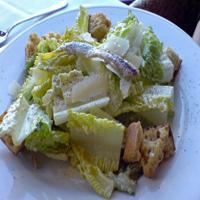
#> input picture frontend/samples/caesar_salad.jpg, 200 x 200 px
$ python -i features.py   (imports and definitions only)
#> lines starting #> are read from the running program, lines starting #| are printed output that depends on the picture
"""Classical ML feature extraction for MealLens.

Extracts a ~230-dimensional feature vector from a single RGB PIL image:
  - RGB histogram: 32 bins/channel → 96 features
  - HSV histogram: 32 bins/channel → 96 features
  - LBP texture histogram: 26 features
  - Per-channel mean + std (RGB + HSV): 12 features
  Total: 230 features
"""

from __future__ import annotations

import numpy as np
from PIL import Image
from skimage.feature import local_binary_pattern

# LBP parameters
LBP_RADIUS = 3
LBP_N_POINTS = 8 * LBP_RADIUS  # 24
LBP_N_BINS = LBP_N_POINTS + 2   # uniform + 1 non-uniform bin = 26

HIST_BINS = 32


def _rgb_to_hsv_array(rgb: np.ndarray) -> np.ndarray:
    """Convert HxWx3 uint8 RGB array to HxWx3 float32 HSV in [0,1]."""
    img = Image.fromarray(rgb).convert("HSV")
    return np.array(img, dtype=np.float32) / 255.0


def extract_color_histograms(rgb: np.ndarray) -> np.ndarray:
    """Compute normalised RGB and HSV histograms.

    Args:
        rgb: HxWx3 uint8 array.

    Returns:
        Float32 array of length 192 (96 RGB + 96 HSV).
    """
    rgb_f = rgb.astype(np.float32) / 255.0
    hsv = _rgb_to_hsv_array(rgb)

    feats = []
    for img in (rgb_f, hsv):
        for c in range(3):
            hist, _ = np.histogram(img[:, :, c], bins=HIST_BINS, range=(0.0, 1.0))
            hist = hist.astype(np.float32)
            total = hist.sum()
            if total > 0:
                hist /= total
            feats.append(hist)

    return np.concatenate(feats)  # (192,)


def extract_lbp(rgb: np.ndarray) -> np.ndarray:
    """Compute normalised uniform LBP histogram on grayscale image.

    Args:
        rgb: HxWx3 uint8 array.

    Returns:
        Float32 array of length LBP_N_BINS (26).
    """
    gray = np.array(Image.fromarray(rgb).convert("L"), dtype=np.float32) / 255.0
    lbp = local_binary_pattern(gray, LBP_N_POINTS, LBP_RADIUS, method="uniform")
    hist, _ = np.histogram(lbp, bins=LBP_N_BINS, range=(0, LBP_N_BINS))
    hist = hist.astype(np.float32)
    total = hist.sum()
    if total > 0:
        hist /= total
    return hist  # (26,)


def extract_channel_stats(rgb: np.ndarray) -> np.ndarray:
    """Compute per-channel mean and std for RGB and HSV.

    Args:
        rgb: HxWx3 uint8 array.

    Returns:
        Float32 array of length 12 (mean+std for 3 RGB + 3 HSV channels).
    """
    rgb_f = rgb.astype(np.float32) / 255.0
    hsv = _rgb_to_hsv_array(rgb)

    feats = []
    for img in (rgb_f, hsv):
        for c in range(3):
            ch = img[:, :, c]
            feats.extend([ch.mean(), ch.std()])

    return np.array(feats, dtype=np.float32)  # (12,)


def extract_features(image: Image.Image) -> np.ndarray:
    """Extract the full ~230-dim feature vector from a PIL image.

    Resizes to 224x224 before extraction to ensure consistent feature size.

    Args:
        image: PIL RGB image (any size).

    Returns:
        Float32 array of length 230.
    """
    img = image.convert("RGB").resize((224, 224), Image.BILINEAR)
    rgb = np.array(img, dtype=np.uint8)

    color_hist = extract_color_histograms(rgb)  # (192,)
    lbp = extract_lbp(rgb)                       # (26,)
    stats = extract_channel_stats(rgb)           # (12,)

    return np.concatenate([color_hist, lbp, stats])  # (230,)

>>> from PIL import Image
>>> picture = Image.open('../frontend/samples/caesar_salad.jpg')
#> picture is the input picture: PIL image 200x200 RGB; mean R, G, B 125.2, 133.6, 131.2
>>> result = extract_features(picture)
#> in extract_features, `img = image.convert("RGB").resize((224, 224), Image.BILINEAR)`:
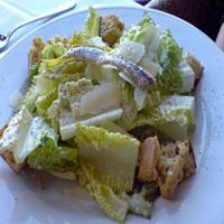
#> img: PIL image 224x224 RGB; mean R, G, B 125.2, 133.6, 131.2
#> in _rgb_to_hsv_array, `img = Image.fromarray(rgb).convert("HSV")`: img: PIL image 224x224 HSV; mean H, S, V 99.6, 84.2, 151.3
#> in _rgb_to_hsv_array, `return np.array(img, dtype=np.float32) / 255.0`:
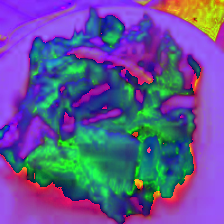
#> returned value: shape (224, 224, 3) float32; mean of channels 0, 1, 2 0.391, 0.33, 0.593; drawn as R, G, B
#> the loop in extract_color_histograms, `for img in (rgb_f, hsv):` made 2 passes
#> after the loop in extract_color_histograms, `for img in (rgb_f, hsv):`: feats = 6 items
#> in extract_features, `color_hist = extract_color_histograms(rgb)`: color_hist = 192 values, max 0.206 at index 115, min 0.00012 at index 160, mean 0.0312
#> in extract_lbp, `gray = np.array(Image.fromarray(rgb).convert("L"), dtype=np.float32) /..`:
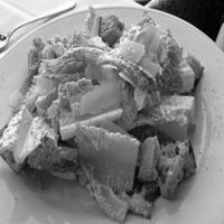
#> gray: shape (224, 224) float32; min 0.00392, max 0.996, mean 0.513
#> in extract_lbp, `lbp = local_binary_pattern(gray, LBP_N_POINTS, LBP_RADIUS, method="uni..`:
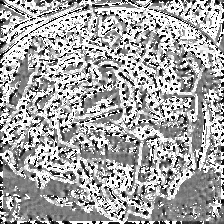
#> lbp: shape (224, 224) float64; min 0, max 25, mean 16.3; drawn with min black and max white
#> in extract_lbp, `hist, _ = np.histogram(lbp, bins=LBP_N_BINS, range=(0, LBP_N_BINS))`: hist = 26 values, max 16253 at index 25, min 703 at index 5, mean 1929.8
#> in extract_lbp, `total = hist.sum()`: total = 50176
#> in extract_lbp, `hist /= total`: hist = 26 values, max 0.324 at index 25, min 0.014 at index 5, mean 0.0385
#> in extract_features, `lbp = extract_lbp(rgb)`: lbp has the same summary as hist in extract_lbp
#> the loop in extract_channel_stats, `for img in (rgb_f, hsv):` made 2 passes
#> after the loop in extract_channel_stats, `for img in (rgb_f, hsv):`:
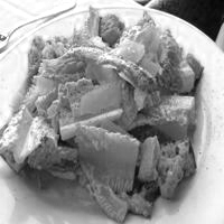
#> ch: shape (224, 224) float32; min 0.0157, max 1, mean 0.593
#> after the loop in extract_channel_stats, `for img in (rgb_f, hsv):`: feats = [0.491, 0.173, 0.524, 0.224, 0.515, 0.313, 0.391, 0.243, 0.33, 0.201, 0.593, 0.257]
#> in extract_features, `stats = extract_channel_stats(rgb)`: stats has the same summary as feats in extract_channel_stats
#> result = 230 values, max 0.593 at index 228, min 0.00012 at index 160, mean 0.0489

$ run again, on frontend/samples/chocolate_cake.jpg
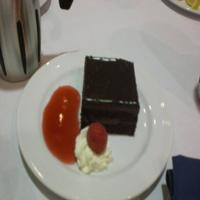
#> input picture frontend/samples/chocolate_cake.jpg, 200 x 200 px
#> picture is the input picture: PIL image 200x200 RGB; mean R, G, B 140.8, 134.6, 127.6
#> the loop in extract_color_histograms, `for img in (rgb_f, hsv):` made 2 passes
#> after the loop in extract_color_histograms, `for img in (rgb_f, hsv):`: feats = 6 items
#> color_hist = 192 values, max 0.313 at index 128, min 0 at index 62, mean 0.0312
#> in extract_lbp, `lbp = local_binary_pattern(gray, LBP_N_POINTS, LBP_RADIUS, method="uni..`:
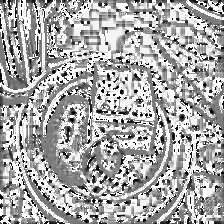
#> lbp: shape (224, 224) float64; min 0, max 25, mean 16.5; drawn with min black and max white
#> in extract_lbp, `hist, _ = np.histogram(lbp, bins=LBP_N_BINS, range=(0, LBP_N_BINS))`: hist = 26 values, max 12881 at index 25, min 517 at index 6, mean 1929.8
#> total = 50176
#> in extract_lbp, `hist /= total`: hist = 26 values, max 0.257 at index 25, min 0.0103 at index 6, mean 0.0385
#> in extract_features, `lbp = extract_lbp(rgb)`: lbp has the same summary as hist in extract_lbp
#> the loop in extract_channel_stats, `for img in (rgb_f, hsv):` made 2 passes
#> after the loop in extract_channel_stats, `for img in (rgb_f, hsv):`:
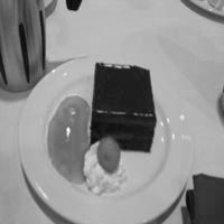
#> ch: shape (224, 224) float32; min 0.0392, max 1, mean 0.559
#> after the loop in extract_channel_stats, `for img in (rgb_f, hsv):`: feats = [0.552, 0.21, 0.528, 0.236, 0.5, 0.243, 0.187, 0.164, 0.159, 0.23, 0.559, 0.207]
#> stats has the same summary as feats in extract_channel_stats
#> result = 230 values, max 0.559 at index 228, min 0 at index 62, mean 0.0468

$ run again, on frontend/samples/hamburger.jpg
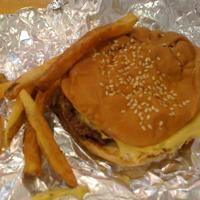
#> input picture frontend/samples/hamburger.jpg, 200 x 200 px
#> picture is the input picture: PIL image 200x200 RGB; mean R, G, B 157.5, 114.8, 69.3
#> the loop in extract_color_histograms, `for img in (rgb_f, hsv):` made 2 passes
#> after the loop in extract_color_histograms, `for img in (rgb_f, hsv):`: feats = 6 items
#> color_hist = 192 values, max 0.676 at index 98, min 0 at index 0, mean 0.0312
#> in extract_lbp, `lbp = local_binary_pattern(gray, LBP_N_POINTS, LBP_RADIUS, method="uni..`:
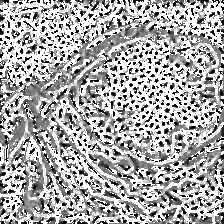
#> lbp: shape (224, 224) float64; min 0, max 25, mean 16.5; drawn with min black and max white
#> in extract_lbp, `hist, _ = np.histogram(lbp, bins=LBP_N_BINS, range=(0, LBP_N_BINS))`: hist = 26 values, max 17975 at index 25, min 768 at index 18, mean 1929.8
#> total = 50176
#> in extract_lbp, `hist /= total`: hist = 26 values, max 0.358 at index 25, min 0.0153 at index 18, mean 0.0385
#> in extract_features, `lbp = extract_lbp(rgb)`: lbp has the same summary as hist in extract_lbp
#> the loop in extract_channel_stats, `for img in (rgb_f, hsv):` made 2 passes
#> after the loop in extract_channel_stats, `for img in (rgb_f, hsv):`:
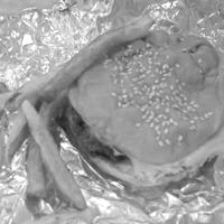
#> ch: shape (224, 224) float32; min 0.11, max 1, mean 0.618
#> after the loop in extract_channel_stats, `for img in (rgb_f, hsv):`: feats = [0.618, 0.137, 0.45, 0.19, 0.272, 0.25, 0.0865, 0.0424, 0.602, 0.32, 0.618, 0.137]
#> stats has the same summary as feats in extract_channel_stats
#> result = 230 values, max 0.676 at index 98, min 0 at index 0, mean 0.0466

$ run again, on frontend/samples/pizza.jpg
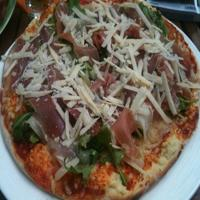
#> input picture frontend/samples/pizza.jpg, 200 x 200 px
#> picture is the input picture: PIL image 200x200 RGB; mean R, G, B 113.2, 100.5, 86.6
#> the loop in extract_color_histograms, `for img in (rgb_f, hsv):` made 2 passes
#> after the loop in extract_color_histograms, `for img in (rgb_f, hsv):`: feats = 6 items
#> color_hist = 192 values, max 0.202 at index 98, min 0 at index 27, mean 0.0312
#> in extract_lbp, `lbp = local_binary_pattern(gray, LBP_N_POINTS, LBP_RADIUS, method="uni..`:
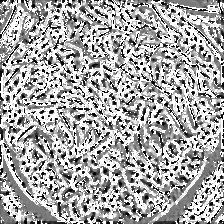
#> lbp: shape (224, 224) float64; min 0, max 25, mean 16.4; drawn with min black and max white
#> in extract_lbp, `hist, _ = np.histogram(lbp, bins=LBP_N_BINS, range=(0, LBP_N_BINS))`: hist = 26 values, max 17177 at index 25, min 817 at index 6, mean 1929.8
#> total = 50176
#> in extract_lbp, `hist /= total`: hist = 26 values, max 0.342 at index 25, min 0.0163 at index 6, mean 0.0385
#> in extract_features, `lbp = extract_lbp(rgb)`: lbp has the same summary as hist in extract_lbp
#> the loop in extract_channel_stats, `for img in (rgb_f, hsv):` made 2 passes
#> after the loop in extract_channel_stats, `for img in (rgb_f, hsv):`:
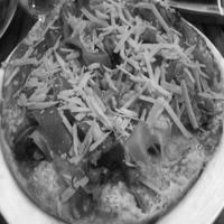
#> ch: shape (224, 224) float32; min 0.0118, max 0.965, mean 0.465
#> after the loop in extract_channel_stats, `for img in (rgb_f, hsv):`: feats = [0.444, 0.179, 0.394, 0.21, 0.34, 0.234, 0.17, 0.178, 0.353, 0.234, 0.465, 0.199]
#> stats has the same summary as feats in extract_channel_stats
#> result = 230 values, max 0.465 at index 228, min 0 at index 27, mean 0.0452
